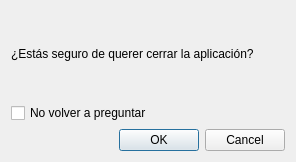
<?xml version="1.0" encoding="UTF-8"?>
<ui version="4.0">
 <class>Dialog</class>
 <widget class="QDialog" name="Dialog">
  <property name="geometry">
   <rect>
    <x>0</x>
    <y>0</y>
    <width>296</width>
    <height>162</height>
   </rect>
  </property>
  <property name="windowTitle">
   <string>Comprobación</string>
  </property>
  <layout class="QVBoxLayout" name="verticalLayout">
   <item>
    <widget class="QLabel" name="label">
     <property name="text">
      <string>¿Estás seguro de querer cerrar la aplicación?</string>
     </property>
    </widget>
   </item>
   <item>
    <widget class="QCheckBox" name="checkBox">
     <property name="text">
      <string>No volver a preguntar</string>
     </property>
    </widget>
   </item>
   <item>
    <widget class="QDialogButtonBox" name="buttonBox">
     <property name="orientation">
      <enum>Qt::Horizontal</enum>
     </property>
     <property name="standardButtons">
      <set>QDialogButtonBox::Cancel|QDialogButtonBox::Ok</set>
     </property>
    </widget>
   </item>
  </layout>
 </widget>
 <resources/>
 <connections>
  <connection>
   <sender>buttonBox</sender>
   <signal>accepted()</signal>
   <receiver>Dialog</receiver>
   <slot>accept()</slot>
   <hints>
    <hint type="sourcelabel">
     <x>248</x>
     <y>254</y>
    </hint>
    <hint type="destinationlabel">
     <x>157</x>
     <y>274</y>
    </hint>
   </hints>
  </connection>
  <connection>
   <sender>buttonBox</sender>
   <signal>rejected()</signal>
   <receiver>Dialog</receiver>
   <slot>reject()</slot>
   <hints>
    <hint type="sourcelabel">
     <x>316</x>
     <y>260</y>
    </hint>
    <hint type="destinationlabel">
     <x>286</x>
     <y>274</y>
    </hint>
   </hints>
  </connection>
 </connections>
</ui>
